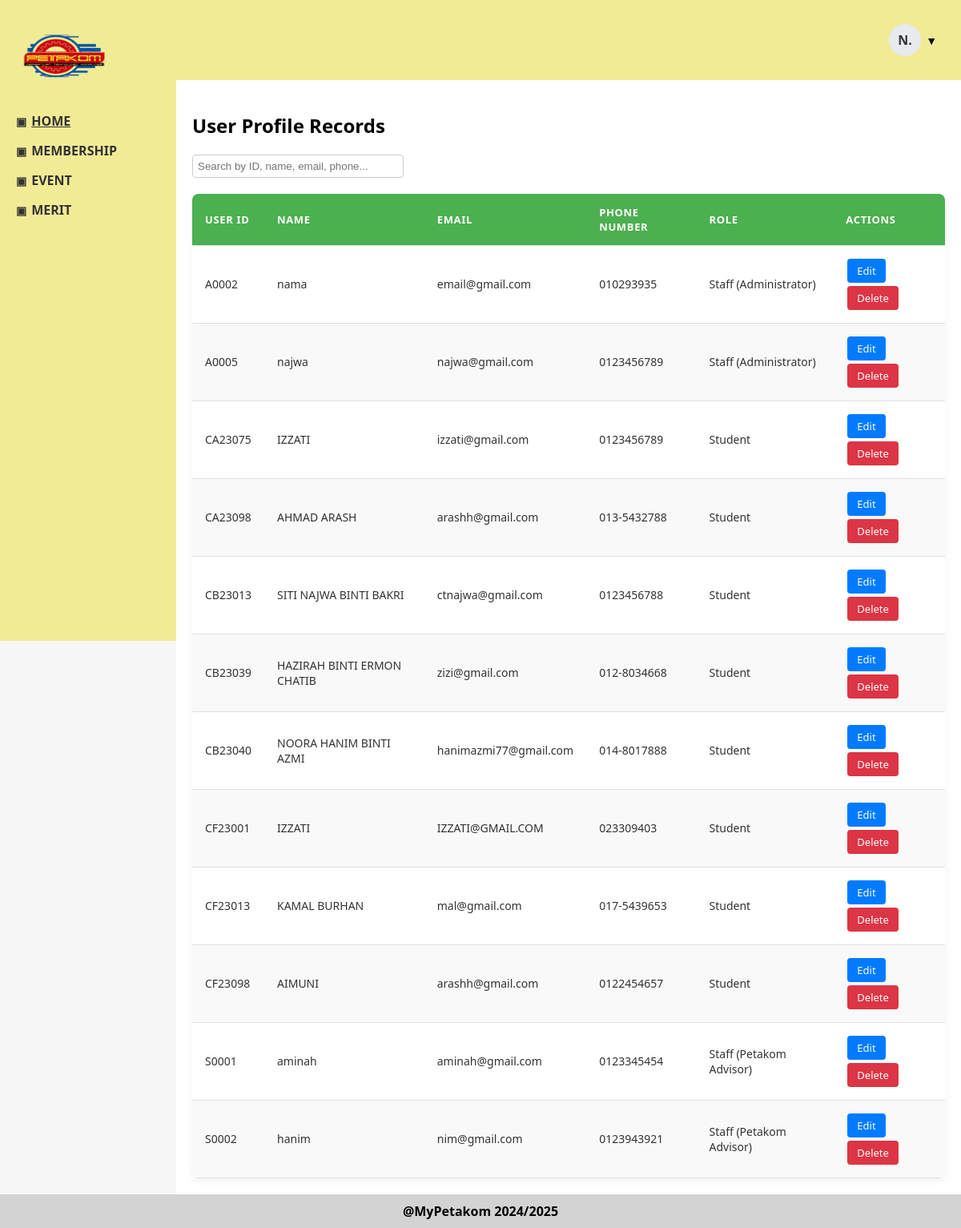
/view_member.php, run on the app's committed database.
### tables this page shows
CREATE TABLE `user` (
  `user_id` varchar(10) NOT NULL,
  `user_password` varchar(50) NOT NULL,
  `user_name` varchar(100) NOT NULL,
  `user_email` varchar(100) NOT NULL,
  `user_phone` varchar(12) NOT NULL,
  `user_role` varchar(30) NOT NULL
);

### view_member.php (the view, shortened to what this page needs)
<?php
$link = mysqli_connect("localhost", "root", "", "mypetakom") or die(mysqli_connect_error());
$query = "SELECT * FROM user";
$result = mysqli_query($link, $query);
?>
<!DOCTYPE html>
<html lang="en">
<head>
<link rel="stylesheet" href="STYLE1/admin_dashboard.css" />
</head>
<body>
<div class="sidebar">
  <img src="IMAGES/LogoPetakom.png" alt="PETAKOM Logo" />
  <div class="menu">
   <a class="menu-title" href="admin_graph.php">HOME</a>
    <div class="menu-title" onclick="toggleMenu('membership')">MEMBERSHIP</div>
    <div class="menu-title" onclick="toggleMenu('event')">EVENT</div>
    <div class="menu-title" onclick="toggleMenu('merit')">MERIT</div>
  </div>
</div>
<div class="topbar">
  <div class="dropdown">
    <div class="profile-wrapper">
      <div class="profile-circle">N.</div>
      <span class="dropdown-icon">▼</span>
    </div>
  </div>
</div>
<div class="content">
  <h2>User Profile Records</h2>
  <div class="search-container">
    <input type="text" id="userSearch" placeholder="Search by ID, name, email, phone...">
  </div>
  <table id="userTable">
    <thead>
      <tr>
        <th>User ID</th>
        <th>Name</th>
        <th>Email</th>
        <th>Phone Number</th>
        <th>Role</th>
        <th>Actions</th>
      </tr>
    </thead>
    <tbody>
      <?php
      if (mysqli_num_rows($result) > 0) {
          while ($row = mysqli_fetch_assoc($result)) {
              echo "<tr>
                  <td>" . htmlspecialchars($row['user_id']) . "</td>
                  <td>" . htmlspecialchars($row['user_name']) . "</td>
                  <td>" . htmlspecialchars($row['user_email']) . "</td>
                  <td>" . htmlspecialchars($row['user_phone']) . "</td>
                  <td>" . htmlspecialchars($row['user_role']) . "</td>
                  <td>
                      <a href='manage_user.php?id=" . $row['user_id'] . "' class='action-button edit-button'>Edit</a>
                      <a href='member_action.php?action=delete&id=" . $row['user_id'] . "'
                         onclick='return confirm(\"Are you sure you want to delete this user?\");'
                         class='action-button delete-button'>Delete</a>
                  </td>
              </tr>";
          }
      } else {
          echo "<tr><td colspan='6'>No users found</td></tr>";
      }
      ?>
    </tbody>
  </table>
</div>
<div class="footer">@MyPetakom 2024/2025</div>
</body>
</html>

### STYLE1/admin_dashboard.css (style rules this page uses)
body { margin: 0; font-family: 'Segoe UI', sans-serif; background-color: #f7f7f7; }
.sidebar { width: 220px; background-color: #F2EB95; height: 100vh; position: fixed; padding: 20px; box-sizing: border-box; overflow-y: auto; }
.sidebar img { width: 120px; height: 100px; display: block; margin-bottom: 20px; }
.menu-title { cursor: pointer; font-weight: bold; margin: 15px 0; display: flex; align-items: center; font-size: 16px; color: #333; }
.menu-title::before { content: "▣"; margin-right: 6px; font-size: 14px; }
.topbar { background-color: #F2EB95; height: 100px; margin-left: 220px; display: flex; justify-content: flex-end; align-items: center; padding-right: 30px; position: sticky; top: 0; z-index: 1; }
.profile-wrapper { display: flex; align-items: center; cursor: pointer; }
.profile-circle { width: 40px; height: 40px; border-radius: 50%; background-color: #e7eaee; color: #333; display: flex; align-items: center; justify-content: center; font-weight: bold; font-size: 16px; margin-right: 6px; }
.dropdown-icon { font-size: 14px; color: black; }
.dropdown { position: relative; display: inline-block; }
.content { margin-left: 220px; padding: 20px; background-color: #ffffff; min-height: 90vh; }
table { width: 100%; border-collapse: separate; border-spacing: 0; margin-top: 20px; box-shadow: 0 4px 10px rgba(0, 0, 0, 0.05); border-radius: 8px; overflow: hidden; }
table th, table td { padding: 14px 16px; text-align: left; border-bottom: 1px solid #e0e0e0; }
table th { background-color: #4CAF50; color: white; font-weight: bold; text-transform: uppercase; letter-spacing: 0.05em; font-size: 13px; }
table td { background-color: #fff; color: #333; font-size: 14px; }
table tr:nth-child(even) td { background-color: #f9f9f9; }
table a { color: #007BFF; text-decoration: none; font-weight: 500; }
.footer { background-color: #d3d3d3; text-align: center; padding: 10px; font-weight: bold; }

### view_member.php (style rules this page uses)
.action-button { display: inline-block; padding: 6px 12px; margin: 2px; font-size: 13px; border-radius: 4px; text-decoration: none; color: white; cursor: pointer; }
.search-container { margin-bottom: 15px; text-align: left; }
.edit-button { background-color: #007bff; }
.delete-button { background-color: #dc3545; }
.search-container input[type="text"] { padding: 6px; border-radius: 4px; border: 1px solid #ccc; width: 250px; }

### data on the page
user: user_id "A0002", user_name "nama", user_email "email@gmail.com", user_phone "010293935", user_role "Staff (Administrator)"
user: user_id "A0005", user_name "najwa", user_email "najwa@gmail.com", user_phone "0123456789", user_role "Staff (Administrator)"
user: user_id "CA23075", user_name "IZZATI", user_email "izzati@gmail.com", user_phone "0123456789", user_role "Student"
user: user_id "CA23098", user_name "AHMAD ARASH", user_email "arashh@gmail.com", user_phone "013-5432788", user_role "Student"
user: user_id "CB23013", user_name "SITI NAJWA BINTI BAKRI", user_email "ctnajwa@gmail.com", user_phone "0123456788", user_role "Student"
user: user_id "CB23039", user_name "HAZIRAH BINTI ERMON CHATIB", user_email "zizi@gmail.com", user_phone "012-8034668", user_role "Student"
user: user_id "CB23040", user_name "NOORA HANIM BINTI AZMI", user_email "hanimazmi77@gmail.com", user_phone "014-8017888", user_role "Student"
user: user_id "CF23001", user_name "IZZATI", user_email "IZZATI@GMAIL.COM", user_phone "023309403", user_role "Student"
user: user_id "CF23013", user_name "KAMAL BURHAN", user_email "mal@gmail.com", user_phone "017-5439653", user_role "Student"
user: user_id "CF23098", user_name "AIMUNI", user_email "arashh@gmail.com", user_phone "0122454657", user_role "Student"
user: user_id "S0001", user_name "aminah", user_email "aminah@gmail.com", user_phone "0123345454", user_role "Staff (Petakom Advisor)"
user: user_id "S0002", user_name "hanim", user_email "nim@gmail.com", user_phone "0123943921", user_role "Staff (Petakom Advisor)"
